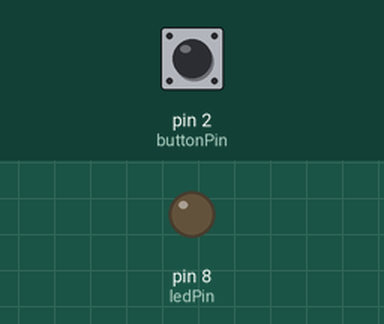
The sketch below on a simulated Arduino Uno, built with avr-gcc and run on an emulated ATmega328P. Shown: output pins drawn as LEDs (lit = HIGH). The test bench sets the inputs (shaded band); at power-on: pin 2 (buttonPin) HIGH.

Above: at 0.1 s.
At 1.1 s:
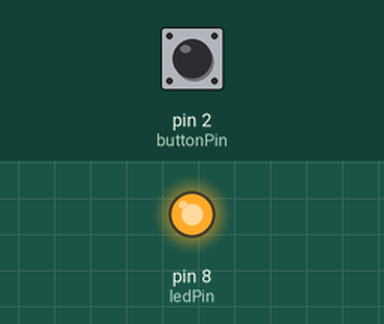
Timing chart, 0 to 2.6 s (numbered marks = the images above):
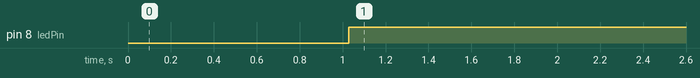

Measured:
- by itself, pin 8 (ledPin): LOW → HIGH at 1.0 s

The sketch:

Repeating_LED2.ino
```cpp
int ledPin = 8;
int buttonPin = 2;

bool timeline[1000];
int pos = 1;
int prev_state;

int curr_state = LOW;

void setup() {
  pinMode(ledPin, OUTPUT);
  pinMode(buttonPin, INPUT);
  for(int i=0; i < 1000; i++)
    timeline[i] = false;
}

void loop() {
  delay(1);
  int state = digitalRead(buttonPin);
  if(timeline[pos]) {
    timeline[pos] = false;
    change_state();
  }
  if(state != prev_state) {
    timeline[pos] = true;
    prev_state = state;
  }
  pos = (pos + 1) % 1000;
}

void change_state() {
  if(curr_state == LOW) {
    digitalWrite(ledPin, HIGH);
    curr_state = HIGH;
  } else {
    digitalWrite(ledPin, LOW);
    curr_state = LOW;
  }
}
```
